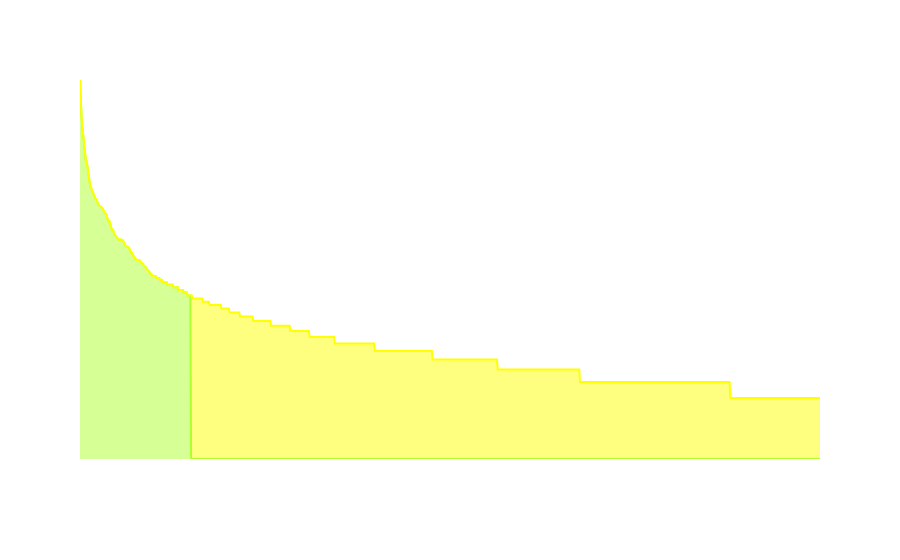

Notebook code cell kept with this figure:
### Markdown cell above
### >>> **Exercise 15** 
You can copy the code from the previous exercise and change the 'term_frequencies' variable for the 'term_frequencies_log', comment about the differences that you observe and talk about other possible insights that we can get from a log distribution.

### Code cell
# Converting the frequeny values in to log significantly scales down the difference betwen the 
# uper and lower frequencies. 
# So have got a chart that doesn't have long tail and sharp head
# However log scale is preferable, we can also use sqrt and cube transforations to reduce skeewness 
import math
term_frequencies_log = [math.log(i) for i in term_frequencies]
terms = count_vect.get_feature_names_out()
freqs = term_frequencies_log

# Combine into DataFrame
df_terms = pd.DataFrame({
    "Term": terms,
    "Log_Frequency": freqs
})

sorted_list = df_terms.sort_values("Log_Frequency", ascending=False) # Sort by frequency (descending)
#top_n = 30  # number of terms to display
#plot = sorted_list
chart_plot = sorted_list.head(1000).reset_index(drop=True)

# Create a group column: first 25% = blue, last 75% = yellow
borderr = int(len(chart_plot) * 0.15)
chart_plot["ColorGroup"] = np.where(chart_plot.index < borderr, "First 25%", "Last 75%")

# Interactive bar chart
chart = px.area(
    chart_plot,
    x="Term",
    y="Log_Frequency",
    color="ColorGroup",  # use the new group column
    color_discrete_map={"First 25%": "greenyellow", "Last 75%": "yellow"},
)

chart.update_layout(
    xaxis=dict(
        #showticklabels=False,
        showgrid=False,
        color="White"
    ),
    yaxis=dict(
        #showticklabels=False,
        showgrid=False,
        color="White"
    ),
    plot_bgcolor='rgba(0,0,0,0)',  # remove plot background color
    paper_bgcolor='rgba(0,0,0,0)', # remove outer background color
    showlegend=False,        # remove legend 
)

### Figure 1 — Plotly figure (JSON) as saved in the notebook; plotly's stock layout.template omitted (floating-point values rounded to 4 significant figures; data arrays with more than 128 entries replaced by an {"elided": "..."} marker saying what was removed)
{"data": [{"fillpattern": {"shape": ""}, "hovertemplate": "ColorGroup=First 25%<br>Term=%{x}<br>Log_Frequency=%{y}<extra></extra>", "legendgroup": "First 25%", "line": {"color": "greenyellow"}, "marker": {"symbol": "circle"}, "mode": "lines", "name": "First 25%", "orientation": "v", "showlegend": true, "stackgroup": "1", "type": "scatter", "x": {"elided": "150 str values"}, "xaxis": "x", "y": {"elided": "150 float values"}, "yaxis": "y"}, {"fillpattern": {"shape": ""}, "hovertemplate": "ColorGroup=Last 75%<br>Term=%{x}<br>Log_Frequency=%{y}<extra></extra>", "legendgroup": "Last 75%", "line": {"color": "yellow"}, "marker": {"symbol": "circle"}, "mode": "lines", "name": "Last 75%", "orientation": "v", "showlegend": true, "stackgroup": "1", "type": "scatter", "x": {"elided": "850 str values"}, "xaxis": "x", "y": {"elided": "850 float values"}, "yaxis": "y"}], "layout": {"legend": {"title": {"text": "ColorGroup"}, "tracegroupgap": 0}, "margin": {"t": 60}, "paper_bgcolor": "rgba(0,0,0,0)", "plot_bgcolor": "rgba(0,0,0,0)", "showlegend": false, "xaxis": {"anchor": "y", "color": "White", "domain": [0, 1], "showgrid": false, "title": {"text": "Term"}}, "yaxis": {"anchor": "x", "color": "White", "domain": [0, 1], "showgrid": false, "title": {"text": "Log_Frequency"}}}}
